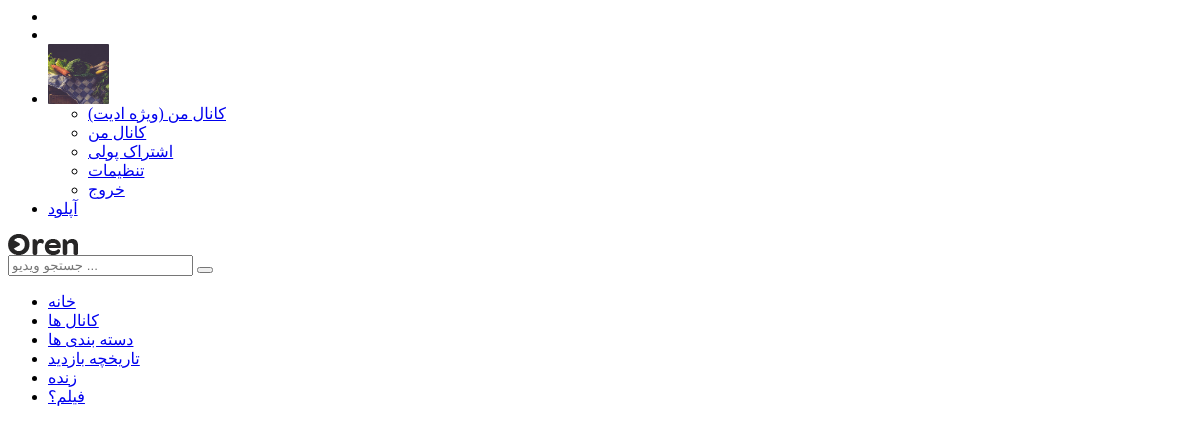
/header/ (signed in), run on an earlier commit of the app's database.
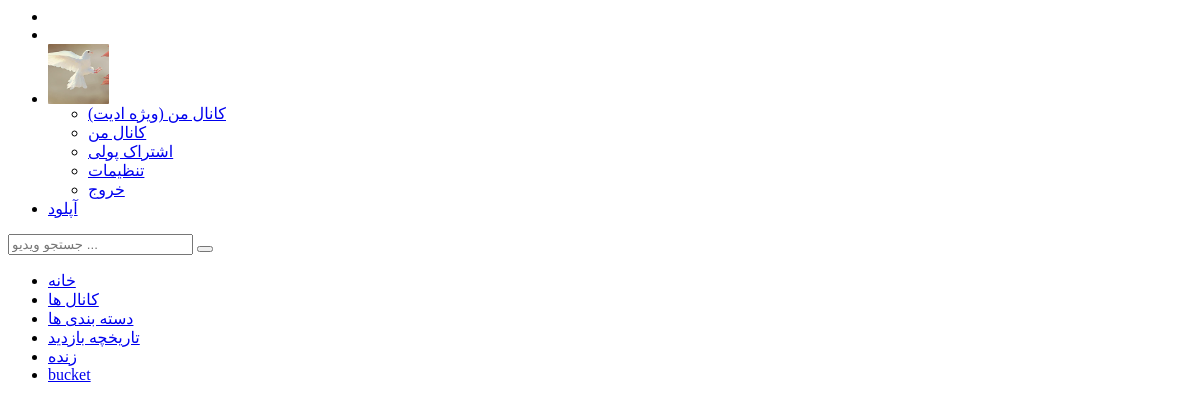
And on a later commit of the database.
### account/models.py (models this page shows, shortened)
class Profile(models.Model):
    user = models.ForeignKey(User,on_delete=models.CASCADE)
    follow = models.ManyToManyField('Profile',blank=True)
    channel_name = models.CharField(max_length=30,null=True,unique=True)
    image = models.ImageField(null=True,blank=True)
    banner = models.ImageField(null=True,blank=True)
    description = models.TextField()
    links = RichTextField(null=True)
    created_date = models.DateTimeField(auto_now_add=True)
    updated_date = models.DateTimeField(auto_now=True)

### sitesetting/models.py (models this page shows, shortened)
class SiteSetting(models.Model):
    logo = models.FileField(null=True,verbose_name='لوگو')
    alt = models.CharField(max_length=100,null=True,verbose_name='توضیحات لوگو')
    favicon = models.FileField(null=True,verbose_name='آیکون')
    alt2 = models.CharField(max_length=100,null=True,verbose_name='توضیحات icon')
    telephon = models.CharField(max_length=30,null=True,verbose_name='تلفن')
    footer_text = models.CharField(max_length=300,null=True,verbose_name='متن فوتر')
    email = models.EmailField(max_length=100,null=True,verbose_name='ایمیل')
    address = models.CharField(max_length=200,null=True,verbose_name='ادرس')
    created = models.DateTimeField(auto_now_add=True)
    updated = models.DateTimeField(auto_now=True)
    active = models.BooleanField(default=False,verbose_name='تنظیمات فعال؟')

class NavOne(models.Model):
    name = models.CharField(max_length=100,verbose_name='نام نوبار')
    link = models.CharField(max_length=100,verbose_name='لینک نوبار')

### sitesetting/views.py (the view)
# urls.py: path('header/',views.header_view,name='header'),
def header_view(request):
    profile = ''
    if request.user.is_authenticated:
        profile = Profile.objects.get(user=request.user)
    context = {
        'navones':NavOne.objects.all(),
        'sitesetting' : SiteSetting.objects.last(),
        'profile':profile,
    }
    return render(request,'layout/header.html',context)

### templates/layout/header.html (shortened to what this page needs)
{% load static %}
<header>
    <div class="top_bar">
        <div class="container">
            <div class="top_header_content">
                <ul class="controls-lv d-rtl" style="">
                    <li>
                    </li>
                    <li>
                    </li>
                    <li class="user-log">
                        <div class="user-ac-img">
                            {% if request.user.is_authenticated %}
                                {% if profile.image %}
                                <img src="{{profile.image.url}}" height='60px' width='61px'>
                                {% else %}
                                <img src="{% static 'images/resources/user-img.png' %}">
                                {% endif %}
                            {% else %}
                                <img src="{% static 'images/user-icon.jpg' %}">
                            {% endif %}
                        </div>
                        <div class="account-menu">
                            <div class="sd_menu">
                                <ul class="mm_menu">
                                    <li>
                                        <a href="{% url 'youtube:upload_list' %}" title="">کانال من (ویژه ادیت)</a>
                                    </li>
                                    {% if request.user.is_authenticated %}
                                    <li>
                                        <a href="{% url 'youtube:channel_home_page' profile.id %}" title="">کانال من</a>
                                    </li>
                                    {% endif %}
                                    <li>
                                        <a href="#" title="">اشتراک پولی</a>
                                    </li>
                                    <li>
                                        <a href="{% url 'account:complate' %}" title="">تنظیمات</a>
                                    </li>
                                    <li>
                                        {% if request.user.is_authenticated %}
                                        <a href="{% url 'account:logout' %}" title="">خروج</a>
                                        {% else %}
                                        <a href="{% url 'account:login' %}" title="">ورود</a>
                                        {% endif %}
                                    </li>
                                </ul>
                            </div>
                        </div>
                    </li>
                    <li>
                        <a href="{% url 'youtube:upload_video' %}" title="" class="btn-default">آپلود</a>
                    </li>
                </ul>
                <div class="menu_logo d-rtl">
                    <a href="/" title="" class="logo">
                        <img src="{{sitesetting.logo.url}}" alt="">
                    </a>
                </div>
                <div class="search_form d.rtl">
                    <form>
                        <input type="text" name="search" placeholder="جستجو ویدیو ... ">
                        <button type="submit">
                        </button>
                    </form>
                </div>
            </div>
        </div>
    </div>
    <div class="btm_bar">
        <div class="container">
            <div class="btm_bar_content">
                <nav>
                    <ul>
                        {% for navone in navones %}
                        <li><a href="{{navone.link}}" title="{{navone.name}}">{{navone.name}}</a>
                        </li>
                        {% endfor %}
                    </ul>
                </nav>
            </div>
        </div>
    </div>
</header>

What changed in the data, as far as the page shows it:
removed Profile: image (picture)
removed SiteSetting: logo (picture)
removed NavOne: name "فیلم؟"
added Profile: image (picture)
added NavOne: name "bucket"
